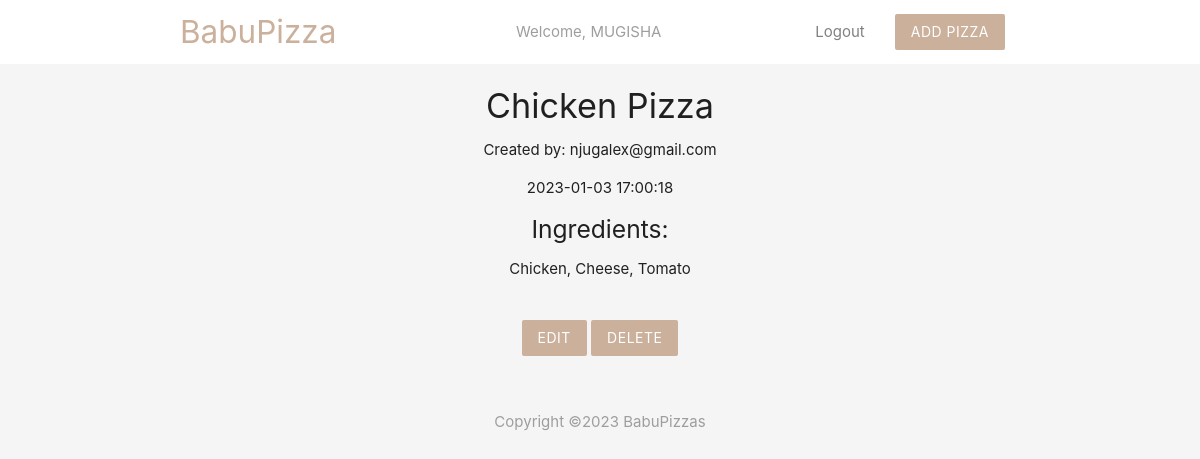
The page /details.php?id=33 (signed in) on the database its author committed.
### tables this page shows
CREATE TABLE `user` (
  `id` int(11) NOT NULL,
  `firstname` varchar(255) NOT NULL,
  `secondname` varchar(255) NOT NULL,
  `username` varchar(255) NOT NULL,
  `email` varchar(255) NOT NULL,
  `password` varchar(255) NOT NULL
);

CREATE TABLE `pizzas` (
  `id` int(11) NOT NULL,
  `image` varchar(255) NOT NULL,
  `title` varchar(255) NOT NULL,
  `ingredients` varchar(255) NOT NULL,
  `email` varchar(255) NOT NULL,
  `created_at` timestamp NOT NULL DEFAULT current_timestamp()
);

### details.php (the view, shortened to what this page needs)
<?php
  include('config/db_connect.php');
  if(isset($_GET['id'])) {
  	$id = mysqli_real_escape_string($db_connect, $_GET['id']);
  	$sql = "SELECT * FROM pizzas WHERE id=$id";
  	$result = mysqli_query($db_connect, $sql);
  	$pizza = mysqli_fetch_assoc($result);
  }
?>
<!DOCTYPE html>
<html>
<head>
</head>
<body>
	<?php include('templates/header.php') ?>
	<div class="container center">
		<?php if($pizza): ?>
			<h4><?php echo htmlspecialchars($pizza['title']); ?></h4>
			<p>Created by: <?php echo htmlspecialchars($pizza['email']); ?></p>
			<p><?php echo htmlspecialchars($pizza['created_at']); ?></p>
			<h5>Ingredients:</h5>
			<p><?php echo htmlspecialchars($pizza['ingredients']); ?></p>
			<form action="details.php" method="POST">
				<a href="update.php?id=<?php echo $pizza['id'] ?>" class="btn brand z-depth-0">Edit</a>
				<input type="submit" name="delete" value="Delete" class="btn brand z-depth-0">
			</form>
		<?php else: ?>
			<h5>There is no such pizza exists!</h5>
		<?php endif ?>
	</div>
	<?php include('templates/footer.php') ?>
</body>
</html>

### templates/header.php (shortened to what this page needs)
<?php
  include('config/db_connect.php');
  if(!empty($_SESSION['id'])) {
  	$id = $_SESSION['id'];
  	$data = mysqli_query($db_connect, "SELECT * FROM user WHERE id = $id");
  	$row = mysqli_fetch_assoc($data);
  } else {
  	header('Location: login.php');
  }
?>
<head>
	<link rel="stylesheet" href="https://cdnjs.cloudflare.com/ajax/libs/materialize/1.0.0/css/materialize.min.css">
</head>
<body class="grey lighten-4">
	<nav class="white z-depth-0">
		<div class="container">
			<a href="index.php" class="brand-logo brand-text">BabuPizza</a>
			<ul id="nav-mobile" class="center-pro hide-on-small-and-down">
			  <li class="grey-text">Welcome, <?php echo $row['firstname']; ?></li>
			</ul>
			<ul id="nav-mobile" class="right hide-on-small-and-down">
			    <li class="grey-text"><a href="logout.php" class="logout">Logout</a></li>
			    <li><a href="add.php" class="btn brand z-depth-0">Add Pizza</a></li>
			</ul>
		</div>
	</nav>

### templates/header.php (style rules this page uses)
.brand { background: #cbb09c !important; }
.brand-text { color: #cbb09c !important; }
form { max-width: 460px; margin: 20px auto; padding: 20px; }
.center-pro { margin-left: 40%; display: inline-block; }
.logout { color: grey !important; }

### rows shown on the page
user: firstname "MUGISHA"
pizzas: title "Chicken Pizza", email "njugalex@gmail.com", created_at "2023-01-03 17:00:18", ingredients "Chicken, Cheese, Tomato"
